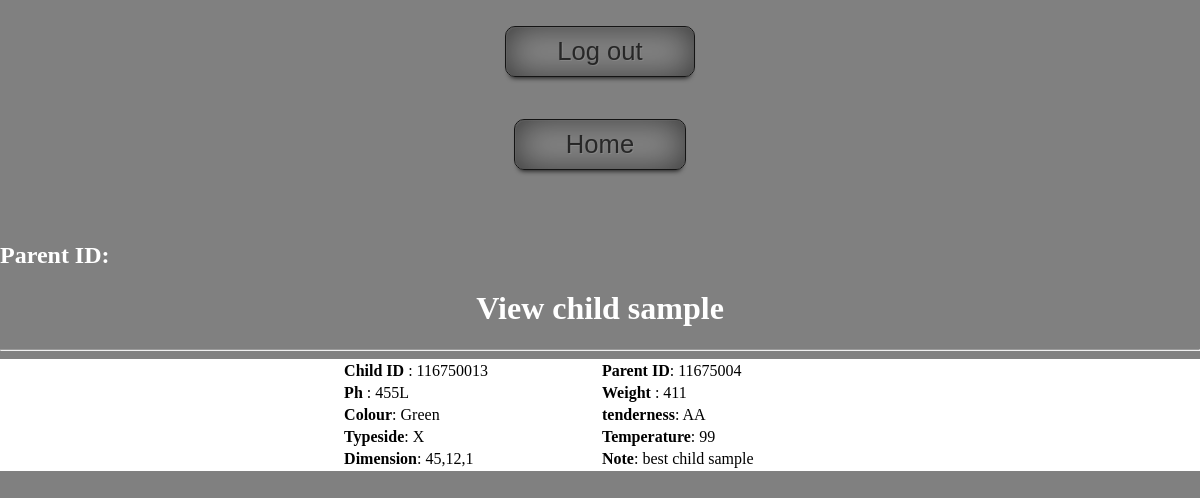
The app's page /view_child.php?child_id=116750013 with its own data.
### tables this page shows
CREATE TABLE IF NOT EXISTS `Child_roject` (
  `cid` int(11) NOT NULL,
  `sid` int(11) NOT NULL,
  `ph` varchar(20) DEFAULT NULL,
  `weight` varchar(20) DEFAULT NULL,
  `colour` varchar(20) DEFAULT NULL,
  `tenderness` varchar(20) DEFAULT NULL,
  `typeside` varchar(20) DEFAULT NULL,
  `temperature` varchar(20) DEFAULT NULL,
  `dimensioncode` varchar(20) DEFAULT NULL,
  `note` varchar(20) DEFAULT NULL,
  PRIMARY KEY (`cid`)
);

### view_child.php (the view, shortened to what this page needs)
<html>
<head>
<link rel="stylesheet" type="text/css" href="buttons.css">
</head>
<form action="index.php" method="post" >
  <input id="button"type="submit" value="Log out">
</form>
<form action="home.php" method="post" >
  <input id="button"type="submit" value="Home">
</form>
<body>
<br>
<br>
<?php
 $parent_id = $_GET["parent_id"];
 $child_id= $_GET["child_id"];
$result = mysql_query("SELECT * FROM Child_roject where cid=".$child_id);
	 echo "<h2 align='left'> Parent ID:  <b><i>".$parent_id."</i></b></h2>";
	 echo "<h1>View child sample</h1>";
	 echo "<hr>";
	while ($row = mysql_fetch_array($result))
		{
			echo "<div id='formContainer'>";
					echo "<table align='center'>";
					echo " <tr>";
					echo "<td width='30%'> <b>Child ID </b>: ".$row["cid"]."</td>";
					echo "<td width='30%'> <b>Parent ID</b>: ".$row["sid"]."</td>";
					echo "</tr>";
					echo " <tr>";
					echo "<td width='30%'> <b>Ph </b>: ".$row["ph"]."</td>";
					echo "<td width='30%'> <b>Weight </b>: ".$row["weight"]."</td>";
					echo "</tr>";
					echo " <tr>";
					echo "<td width='30%'> <b>Colour</b>: ".$row["colour"]."</td>";
					echo "<td width='30%'> <b>tenderness</b>: ".$row["tenderness"]."</td>";
					echo "</tr>";
					echo " <tr>";
					echo "<td width='30%'> <b>Typeside</b>: ".$row["typeside"]."</td>";
					echo "<td width='30%'> <b>Temperature</b>: ".$row["temperature"]."</td>";
					echo "</tr>";
					echo " <tr>";
					echo "<td width='30%'> <b>Dimension</b>: ".$row["dimensioncode"]."</td>";
					echo "<td width='30%'> <b>Note</b>: ".$row["note"]."</td>";
					echo "</tr>";
					echo "</table>";
			echo "</div>";
		}
?>
</body>
</html>

### buttons.css (style rules this page uses)
body { margin: 0; font-family: Calibri; text-align: center; background-color: grey; }
#button { display: inline-block; margin: 1em 0 0 0; padding: 0.4em 2em; font-size: 1.6em; background: rgba(255,255,255,0.07); color: rgba(0,0,0,0.7); text-shadow: 1px 1px 0 rgba(255,255,255,0.1); text-decoration: none; border: solid 1px rgba(20,20,20,1); border-radius: 10px; box-shadow: inset 1px 1px 1px rgba(255,255,255,0.05), inset 0 0 35px rgba(0,0,0,0.6), 0 5px 5px -4px rgba(0,0,0,0.8); }
h2 { color:white; }
h1 { color:white; }
#formContainer { background-color:white; }

### records on screen
child_roject: cid "116750013", sid "11675004", ph "455L", weight "411", colour "Green", tenderness "AA", typeside "X", temperature "99", dimensioncode "45,12,1", note "best child sample"
